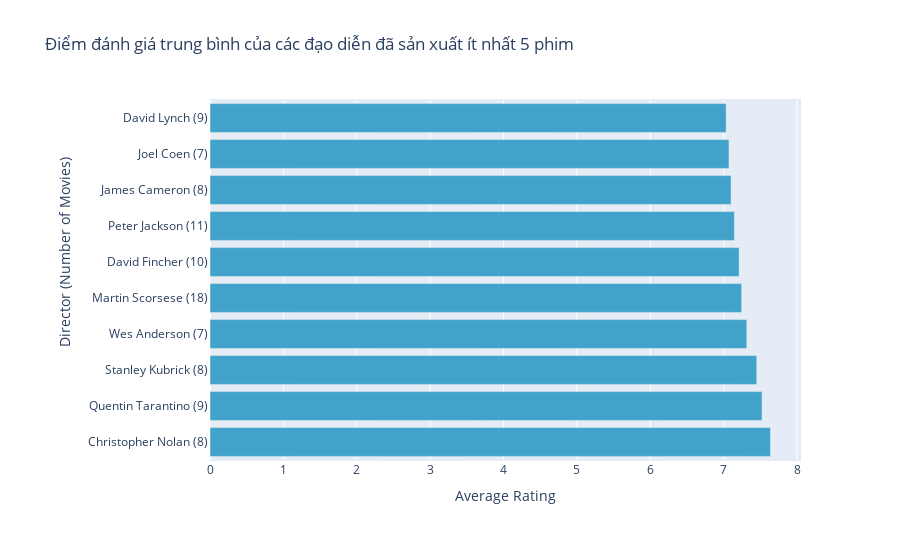

The notebook cell this image was saved under:
### Code cell
# import plotly.plotly as py
import plotly.graph_objs as go

data = [go.Bar(
            x=top10rat['vote_average'],
            y=top10rat['director+count'],
            orientation = 'h',
            marker=dict(
            color='rgb(67,162,202)'
        )
)]

layout = dict(
        title='Điểm đánh giá trung bình của các đạo diễn đã sản xuất ít nhất 5 phim',
        margin=go.Margin(
        l=210,
        r=100,
        b=100,
        t=100,
        pad=1),
            xaxis=dict(
            title='Average Rating'
        ),
    
        yaxis=dict(
            title='&nbsp;&nbsp;&nbsp;&nbsp;&nbsp;&nbsp;&nbsp;&nbsp;&nbsp;&nbsp;&nbsp;&nbsp;&nbsp;&nbsp;Director (Number of Movies)',
            tickfont=dict(
                size=12,
            )
        )
    
    )

fig = go.Figure(data = data, layout = layout)

iplot(fig)

### Figure 1 — Plotly figure (JSON) as saved in the notebook; plotly's stock layout.template omitted (floating-point values rounded to 4 significant figures)
{"data": [{"marker": {"color": "rgb(67,162,202)"}, "orientation": "h", "type": "bar", "x": [7.638, 7.522, 7.45, 7.314, 7.244, 7.21, 7.145, 7.1, 7.071, 7.033], "y": ["Christopher Nolan (8)", "Quentin Tarantino (9)", "Stanley Kubrick (8)", "Wes Anderson (7)", "Martin Scorsese (18)", "David Fincher (10)", "Peter Jackson (11)", "James Cameron (8)", "Joel Coen (7)", "David Lynch (9)"]}], "layout": {"margin": {"b": 100, "l": 210, "pad": 1, "r": 100, "t": 100}, "title": {"text": "Điểm đánh giá trung bình của các đạo diễn đã sản xuất ít nhất 5 phim"}, "xaxis": {"title": {"text": "Average Rating"}}, "yaxis": {"tickfont": {"size": 12}, "title": {"text": "&nbsp;&nbsp;&nbsp;&nbsp;&nbsp;&nbsp;&nbsp;&nbsp;&nbsp;&nbsp;&nbsp;&nbsp;&nbsp;&nbsp;Director (Number of Movies)"}}}}
